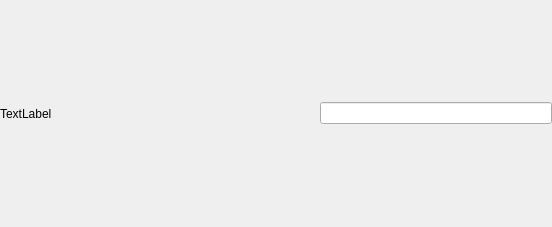
<?xml version="1.0" encoding="UTF-8"?>
<ui version="4.0">
 <class>Simple_Menu_Item</class>
 <widget class="QWidget" name="Simple_Menu_Item">
  <property name="enabled">
   <bool>true</bool>
  </property>
  <property name="geometry">
   <rect>
    <x>0</x>
    <y>0</y>
    <width>552</width>
    <height>227</height>
   </rect>
  </property>
  <property name="windowTitle">
   <string>Form</string>
  </property>
  <property name="styleSheet">
   <string notr="true"/>
  </property>
  <layout class="QHBoxLayout" name="horizontalLayout">
   <property name="leftMargin">
    <number>0</number>
   </property>
   <property name="topMargin">
    <number>0</number>
   </property>
   <property name="rightMargin">
    <number>0</number>
   </property>
   <property name="bottomMargin">
    <number>0</number>
   </property>
   <item>
    <widget class="QLabel" name="label">
     <property name="styleSheet">
      <string notr="true"/>
     </property>
     <property name="text">
      <string>TextLabel</string>
     </property>
    </widget>
   </item>
   <item>
    <spacer name="horizontalSpacer">
     <property name="orientation">
      <enum>Qt::Horizontal</enum>
     </property>
     <property name="sizeHint" stdset="0">
      <size>
       <width>262</width>
       <height>20</height>
      </size>
     </property>
    </spacer>
   </item>
   <item>
    <widget class="QLineEdit" name="lineEdit"/>
   </item>
  </layout>
 </widget>
 <resources/>
 <connections/>
</ui>
